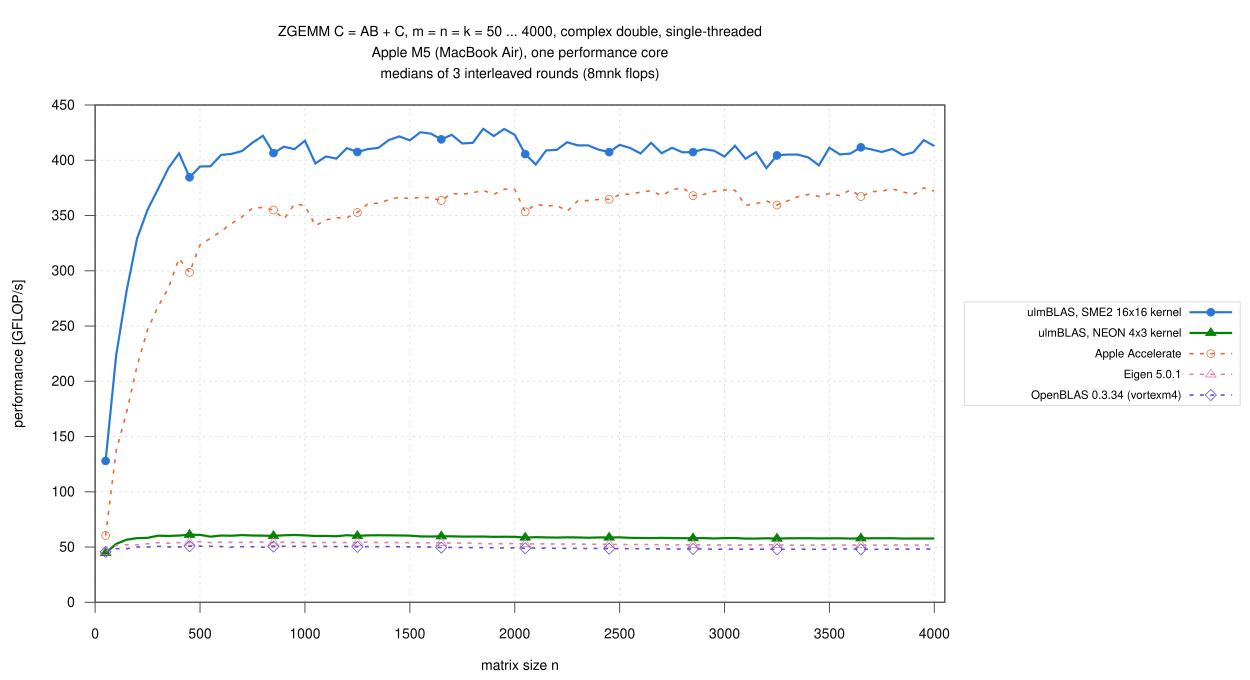

Recreate this plot in gnuplot.
load "_style.gp"
set terminal svg size 1250,680 dynamic enhanced font "Helvetica,14" background rgb "white"
set output "zgemm_full.svg"
set title "ZGEMM C = AB + C, m = n = k = 50 ... 4000, complex double, single-threaded\n".CPU."\nmedians of 3 interleaved rounds (8mnk flops)" font ",14"
set xlabel "matrix size n"
set ylabel "performance [GFLOP/s]"
set xrange [0:4050]
set xtics 500
set yrange [0:450]
set ytics 50
set key outside right center vertical font ",11.5" spacing 1.2 width 1 box lc rgb "#dcdcdc"
plot for [i=1:|V|] D."gemm.csv" using "n":V[i] with linespoints \
         lc rgb C[i] lw (K[i] ? 2.2 : 1.6) dt (K[i] ? 1 : 2) pt P[i] pi 8 ps 0.75 title T[i]
